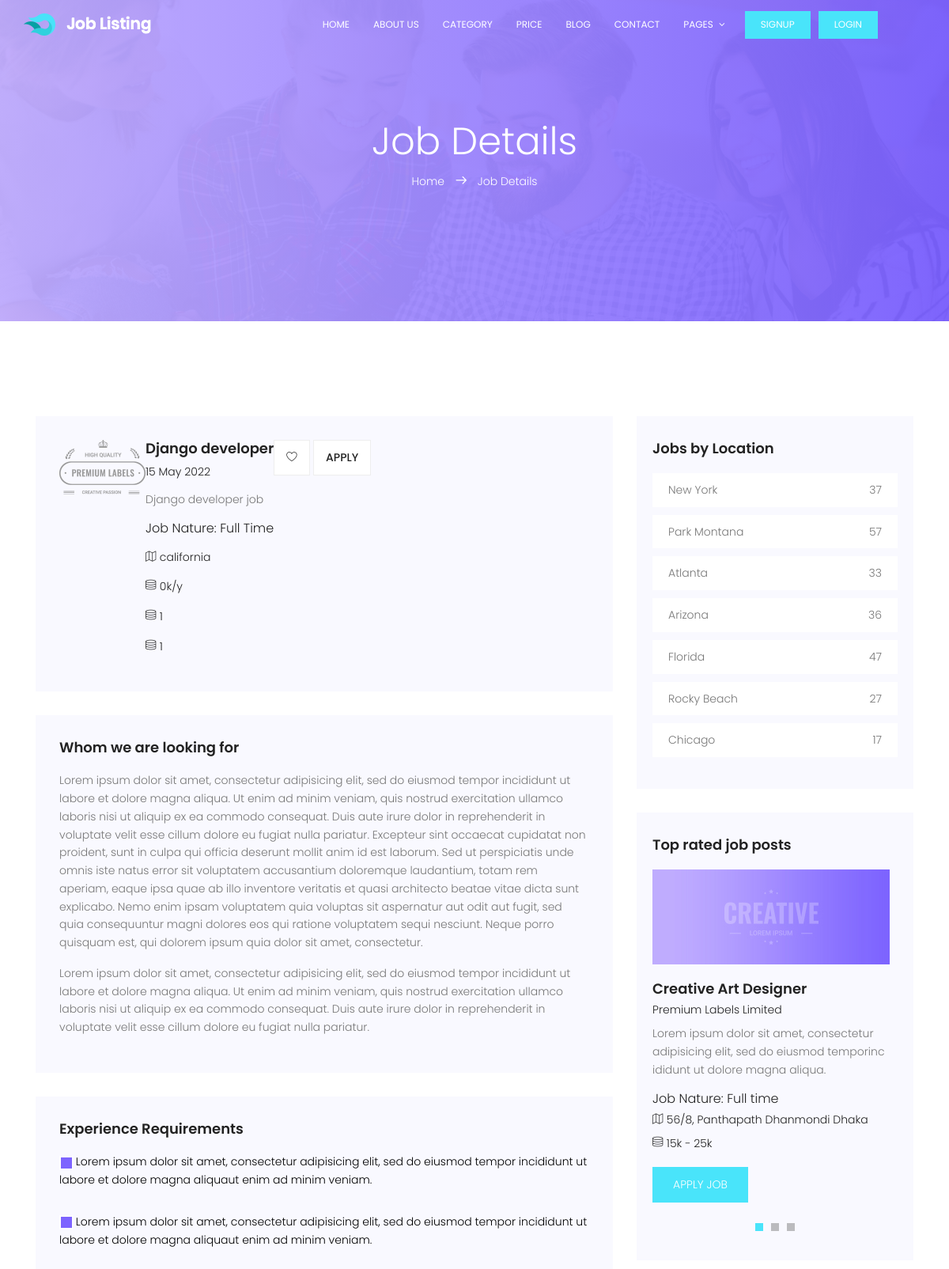
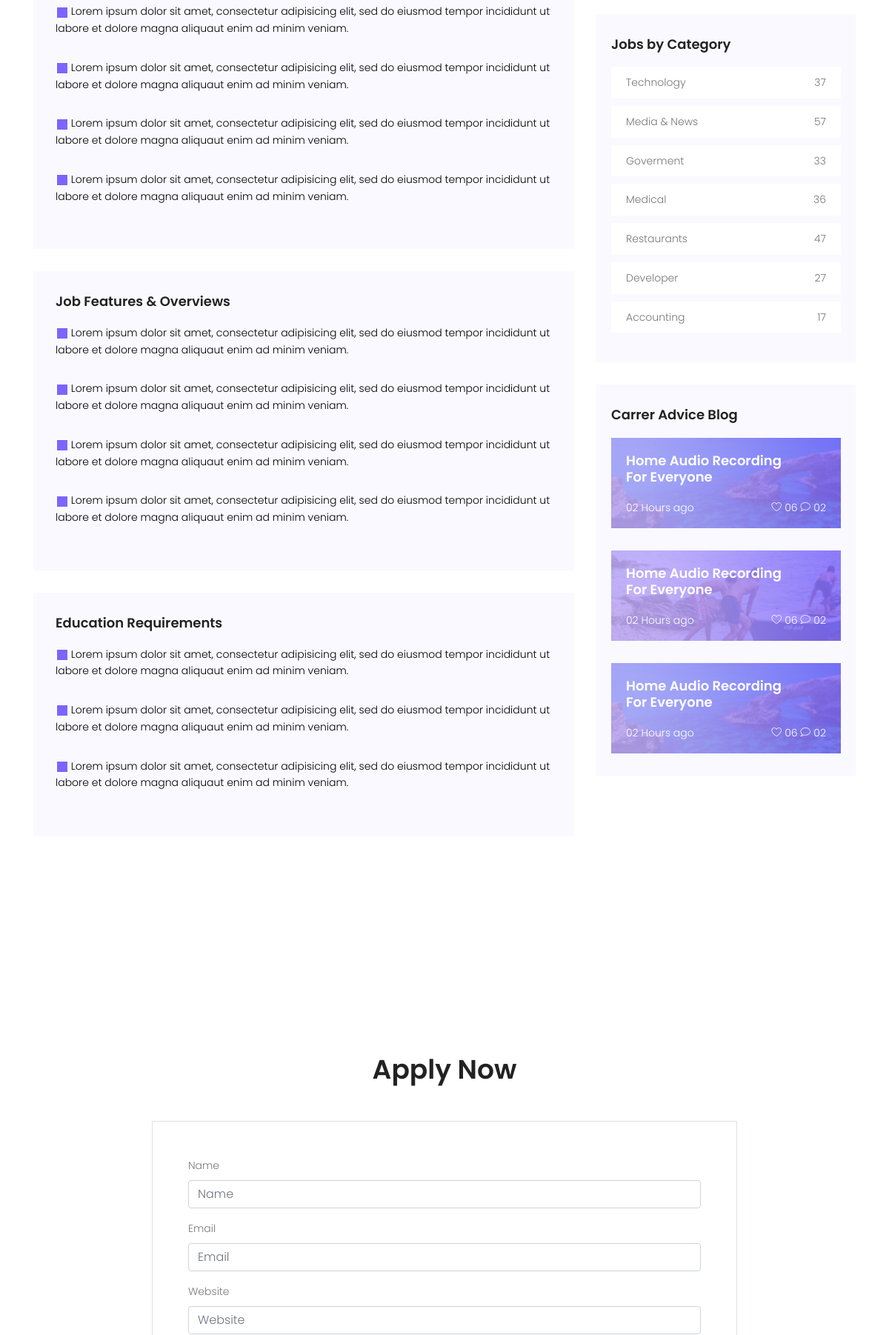
The page /jobs/django-developer (upper part) on the database its author committed (2 pictures, top to bottom).
### job/models.py (models this page shows, shortened)
class Job(models.Model):
    user = models.ForeignKey(User, related_name='job_user', on_delete=models.CASCADE)
    title = models.CharField(max_length=100)
    Job_Type = models.CharField(max_length=20, choices=JOB_TYPE)
    published_at = models.DateField(auto_now=TRUE)
    description = models.TextField(max_length=1000)
    vacancy = models.IntegerField(default=1)
    salary = models.IntegerField(default=0)
    category = models.ForeignKey('Category', on_delete=models.CASCADE)
    experience = models.IntegerField(default=1)
    image = models.ImageField(upload_to='job/')
    location = models.CharField(max_length=60)
    slug = models.SlugField(blank=True, null=True)
    def __str__(self):
       return self.title

### job/views.py (the view)
# urls.py: path('<str:slug>',views.job_detail, name='job_detail'),
def job_detail(request, slug):
    job_details = Job.objects.get(slug=slug)
    if request.method=='POST':
       form = ApplyForm(request.POST, request.FILES)
       if form.is_valid():
           jobForm = form.save(commit=False)
           jobForm.job = job_details
           jobForm.save()
    else:
        form = ApplyForm()
    context = {"job":job_details, 'form':form}
    return render(request, "job/job_details.html", context)

### job/templates/job/job_details.html (shortened to what this page needs)
{% extends 'base.html' %}
{% load bootstrap5 %}
	{% block body %}
			<body>
				<section class="banner-area relative" id="home">
					<div class="overlay overlay-bg"></div>
					<div class="container">
						<div class="row d-flex align-items-center justify-content-center">
							<div class="about-content col-lg-12">
								<h1 class="text-white">
									Job Details
								</h1>
								<p class="text-white link-nav"><a href="index.html">Home </a>  <span class="lnr lnr-arrow-right"></span>  <a href="single.html"> Job Details</a></p>
							</div>
						</div>
					</div>
				</section>
				<section class="post-area section-gap">
					<div class="container">
						<div class="row justify-content-center d-flex">
							<div class="col-lg-8 post-list">
								<div class="single-post d-flex flex-row">
									<div class="thumb">
										<img src="img/post.png" alt="">
									</div>
									<div class="details">
										<div class="title d-flex flex-row justify-content-between">
											<div class="titles">
												<a href="#"><h4>{{job}}</h4></a>
												<h6>{{job.published_at | date:"d M o"}}</h6>
											</div>
											<ul class="btns">
												<li><a href="#"><span class="lnr lnr-heart"></span></a></li>
												<li><a href="#">Apply</a></li>
											</ul>
										</div>
										<p>
											{{job.description}}
										</p>
										<h5>Job Nature: {{job.Job_Type}}</h5>
										<p class="address"><span class="lnr lnr-map"></span> {{job.location}}</p>
										<p class="address"><span class="lnr lnr-database"></span> {{job.salary}}k/y</p>
										<p class="address"><span class="lnr lnr-database"></span> {{job.experience}}</p>
										<p class="address"><span class="lnr lnr-database"></span> {{job.vacancy}}</p>
									</div>
								</div>
								<div class="single-post job-details">
									<h4 class="single-title">Whom we are looking for</h4>
									<p>
										Lorem ipsum dolor sit amet, consectetur adipisicing elit, sed do eiusmod tempor incididunt ut labore et dolore magna aliqua. Ut enim ad minim veniam, quis nostrud exercitation ullamco laboris nisi ut aliquip ex ea commodo consequat. Duis aute irure dolor in reprehenderit in voluptate velit esse cillum dolore eu fugiat nulla pariatur. Excepteur sint occaecat cupidatat non proident, sunt in culpa qui officia deserunt mollit anim id est laborum. Sed ut perspiciatis unde omnis iste natus error sit voluptatem accusantium doloremque laudantium, totam rem aperiam, eaque ipsa quae ab illo inventore veritatis et quasi architecto beatae vitae dicta sunt explicabo. Nemo enim ipsam voluptatem quia voluptas sit aspernatur aut odit aut fugit, sed quia consequuntur magni dolores eos qui ratione voluptatem sequi nesciunt. Neque porro quisquam est, qui dolorem ipsum quia dolor sit amet, consectetur.
									</p>
									<p>
										Lorem ipsum dolor sit amet, consectetur adipisicing elit, sed do eiusmod tempor incididunt ut labore et dolore magna aliqua. Ut enim ad minim veniam, quis nostrud exercitation ullamco laboris nisi ut aliquip ex ea commodo consequat. Duis aute irure dolor in reprehenderit in voluptate velit esse cillum dolore eu fugiat nulla pariatur.
									</p>
								</div>
								<div class="single-post job-experience">
									<h4 class="single-title">Experience Requirements</h4>
									<ul>
										<li>
											<img src="img/pages/list.jpg" alt="">
											<span>Lorem ipsum dolor sit amet, consectetur adipisicing elit, sed do eiusmod tempor incididunt ut labore et dolore magna aliquaut enim ad minim veniam.</span>
										</li>
										<li>
											<img src="img/pages/list.jpg" alt="">
											<span>Lorem ipsum dolor sit amet, consectetur adipisicing elit, sed do eiusmod tempor incididunt ut labore et dolore magna aliquaut enim ad minim veniam.</span>
										</li>
										<li>
											<img src="img/pages/list.jpg" alt="">
											<span>Lorem ipsum dolor sit amet, consectetur adipisicing elit, sed do eiusmod tempor incididunt ut labore et dolore magna aliquaut enim ad minim veniam.</span>
										</li>
										<li>
											<img src="img/pages/list.jpg" alt="">
											<span>Lorem ipsum dolor sit amet, consectetur adipisicing elit, sed do eiusmod tempor incididunt ut labore et dolore magna aliquaut enim ad minim veniam.</span>
										</li>
										<li>
											<img src="img/pages/list.jpg" alt="">
											<span>Lorem ipsum dolor sit amet, consectetur adipisicing elit, sed do eiusmod tempor incididunt ut labore et dolore magna aliquaut enim ad minim veniam.</span>
										</li>
										<li>
											<img src="img/pages/list.jpg" alt="">
											<span>Lorem ipsum dolor sit amet, consectetur adipisicing elit, sed do eiusmod tempor incididunt ut labore et dolore magna aliquaut enim ad minim veniam.</span>
										</li>
									</ul>
								</div>
								<div class="single-post job-experience">
									<h4 class="single-title">Job Features & Overviews</h4>
									<ul>
										<li>
											<img src="img/pages/list.jpg" alt="">
											<span>Lorem ipsum dolor sit amet, consectetur adipisicing elit, sed do eiusmod tempor incididunt ut labore et dolore magna aliquaut enim ad minim veniam.</span>
										</li>
										<li>
											<img src="img/pages/list.jpg" alt="">
											<span>Lorem ipsum dolor sit amet, consectetur adipisicing elit, sed do eiusmod tempor incididunt ut labore et dolore magna aliquaut enim ad minim veniam.</span>
										</li>
										<li>
											<img src="img/pages/list.jpg" alt="">
											<span>Lorem ipsum dolor sit amet, consectetur adipisicing elit, sed do eiusmod tempor incididunt ut labore et dolore magna aliquaut enim ad minim veniam.</span>
										</li>
										<li>
											<img src="img/pages/list.jpg" alt="">
											<span>Lorem ipsum dolor sit amet, consectetur adipisicing elit, sed do eiusmod tempor incididunt ut labore et dolore magna aliquaut enim ad minim veniam.</span>
										</li>
									</ul>
								</div>
								<div class="single-post job-experience">
									<h4 class="single-title">Education Requirements</h4>
									<ul>
										<li>
											<img src="img/pages/list.jpg" alt="">
											<span>Lorem ipsum dolor sit amet, consectetur adipisicing elit, sed do eiusmod tempor incididunt ut labore et dolore magna aliquaut enim ad minim veniam.</span>
										</li>
										<li>
											<img src="img/pages/list.jpg" alt="">
											<span>Lorem ipsum dolor sit amet, consectetur adipisicing elit, sed do eiusmod tempor incididunt ut labore et dolore magna aliquaut enim ad minim veniam.</span>
										</li>
										<li>
											<img src="img/pages/list.jpg" alt="">
											<span>Lorem ipsum dolor sit amet, consectetur adipisicing elit, sed do eiusmod tempor incididunt ut labore et dolore magna aliquaut enim ad minim veniam.</span>
										</li>
									</ul>
								</div>
							</div>
							<div class="col-lg-4 sidebar">
								<div class="single-slidebar">
									<h4>Jobs by Location</h4>
									<ul class="cat-list">
										<li><a class="justify-content-between d-flex" href="category.html"><p>New York</p><span>37</span></a></li>
										<li><a class="justify-content-between d-flex" href="category.html"><p>Park Montana</p><span>57</span></a></li>
										<li><a class="justify-content-between d-flex" href="category.html"><p>Atlanta</p><span>33</span></a></li>
										<li><a class="justify-content-between d-flex" href="category.html"><p>Arizona</p><span>36</span></a></li>
										<li><a class="justify-content-between d-flex" href="category.html"><p>Florida</p><span>47</span></a></li>
										<li><a class="justify-content-between d-flex" href="category.html"><p>Rocky Beach</p><span>27</span></a></li>
										<li><a class="justify-content-between d-flex" href="category.html"><p>Chicago</p><span>17</span></a></li>
									</ul>
								</div>
								<div class="single-slidebar">
									<h4>Top rated job posts</h4>
									<div class="active-relatedjob-carusel">
										<div class="single-rated">
											<img class="img-fluid" src="img/r1.jpg" alt="">
											<a href="single.html"><h4>Creative Art Designer</h4></a>
											<h6>Premium Labels Limited</h6>
											<p>
												Lorem ipsum dolor sit amet, consectetur adipisicing elit, sed do eiusmod temporinc ididunt ut dolore magna aliqua.
											</p>
											<h5>Job Nature: Full time</h5>
											<p class="address"><span class="lnr lnr-map"></span> 56/8, Panthapath Dhanmondi Dhaka</p>
											<p class="address"><span class="lnr lnr-database"></span> 15k - 25k</p>
											<a href="#" class="btns text-uppercase">Apply job</a>
										</div>
									</div>
								</div>
								<div class="single-slidebar">
									<h4>Jobs by Category</h4>
									<ul class="cat-list">
										<li><a class="justify-content-between d-flex" href="category.html"><p>Technology</p><span>37</span></a></li>
										<li><a class="justify-content-between d-flex" href="category.html"><p>Media & News</p><span>57</span></a></li>
										<li><a class="justify-content-between d-flex" href="category.html"><p>Goverment</p><span>33</span></a></li>
										<li><a class="justify-content-between d-flex" href="category.html"><p>Medical</p><span>36</span></a></li>
										<li><a class="justify-content-between d-flex" href="category.html"><p>Restaurants</p><span>47</span></a></li>
										<li><a class="justify-content-between d-flex" href="category.html"><p>Developer</p><span>27</span></a></li>
										<li><a class="justify-content-between d-flex" href="category.html"><p>Accounting</p><span>17</span></a></li>
									</ul>
								</div>
								<div class="single-slidebar">
									<h4>Carrer Advice Blog</h4>
									<div class="blog-list">
										<div class="single-blog " style="background:#000 url(img/blog1.jpg);">
											<a href="single.html"><h4>Home Audio Recording <br>
											For Everyone</h4></a>
											<div class="meta justify-content-between d-flex">
												<p>
													02 Hours ago
												</p>
												<p>
													<span class="lnr lnr-heart"></span>
													06
													<span class="lnr lnr-bubble"></span>
													02
												</p>
											</div>
										</div>
										<div class="single-blog " style="background:#000 url(img/blog2.jpg);">
											<a href="single.html"><h4>Home Audio Recording <br>
											For Everyone</h4></a>
											<div class="meta justify-content-between d-flex">
												<p>
													02 Hours ago
												</p>
												<p>
													<span class="lnr lnr-heart"></span>
													06
													<span class="lnr lnr-bubble"></span>
													02
												</p>
											</div>
										</div>
										<div class="single-blog " style="background:#000 url(img/blog1.jpg);">
											<a href="single.html"><h4>Home Audio Recording <br>
											For Everyone</h4></a>
											<div class="meta justify-content-between d-flex">
												<p>
													02 Hours ago
												</p>
												<p>
													<span class="lnr lnr-heart"></span>
													06
													<span class="lnr lnr-bubble"></span>
													02
												</p>
											</div>
										</div>
									</div>
								</div>
							</div>
						</div>
					</div>
				</section>
				<section class="row g-3">
					<div class="col-8 container-fluid w-75  py-5  shadow-lg mb-5 mt-5 bg-body rounded">
						<h1 class="display-6 text-center m-5 ">Apply Now</h1>
					<form method="POST" enctype="multipart/form-data" class="hadow border p-5">
						{% bootstrap_form form %}
				</form>
				</div>
				</section>
			</body>
	{% endblock body %}

### rows shown on the page
Job: title "Django developer", published_at "15 May 2022", description "Django developer job", Job_Type "Full Time", location "california", salary "0", experience "1", vacancy "1"
